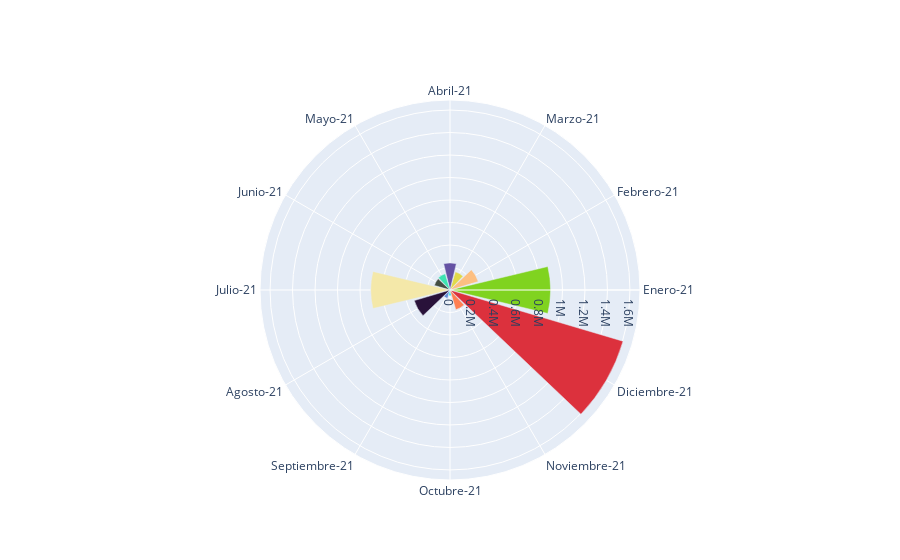
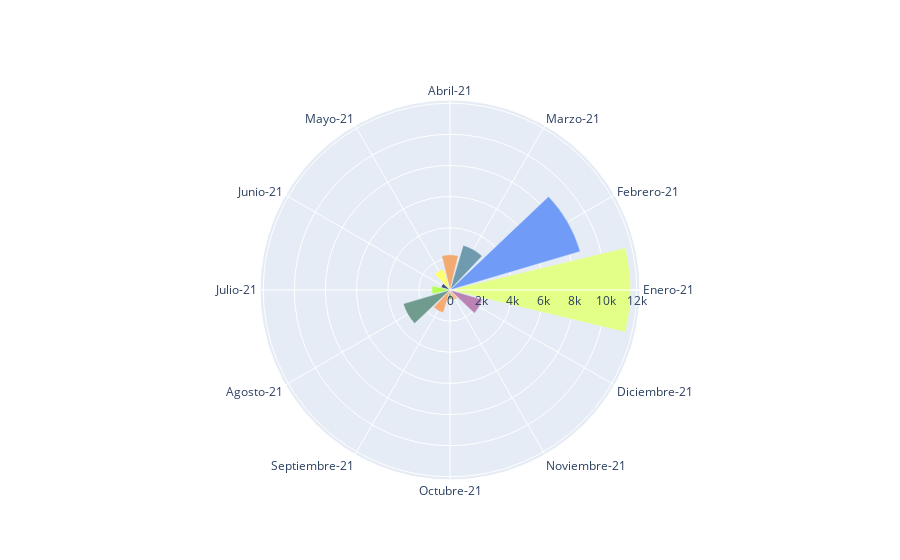

The notebook cell saved with these charts, in order:
### Code cell
Spain_covid=pd.read_csv("csv/España.csv",delimiter=";")
m = Spain_covid["month"].values.tolist()
c = Spain_covid["cases"].values.tolist()
d = Spain_covid["deaths"].values.tolist()
  
muertes = go.Figure()
casos= go.Figure()






muertes.add_trace(go.Barpolar(
    r=d,
    name='Muertes',theta = ['Enero-21','Febrero-21','Marzo-21','Abril-21','Mayo-21', 'Junio-21',
                          'Julio-21', 'Agosto-21', 'Septiembre-21', 'Octubre-21', 'Noviembre-21', 'Diciembre-21'],
    marker_color=["#E4FF87", '#709BF7', '#709BAF', '#F3AA70', '#FFFF70', '#3F4F70', '#B6FF54', '#709B8F', '#F8AA70', '#8FAA70', '#FDBA89', '#BB82B4']
    
))
  

casos.add_trace(go.Barpolar(
    r=c,
    name='Casos',theta = ['Enero-21','Febrero-21','Marzo-21','Abril-21','Mayo-21', 'Junio-21',
                          'Julio-21', 'Agosto-21', 'Septiembre-21', 'Octubre-21', 'Noviembre-21', 'Diciembre-21'],
    marker_color=['#80d320',' #Fdbf81', '#E1da49', '#6552a3',
                  '#3de4b1', '#444e42', '#f4e8a9', '#29123a',
                  '#628cd8', '#1ee8de', '#ff7f52', '#dc313d']
    
))
casos.show()
muertes.show()

### Figure 1 — Plotly figure (JSON) as saved in the notebook; plotly's stock layout.template omitted (floating-point values rounded to 4 significant figures)
{"data": [{"marker": {"color": ["#80d320", " #Fdbf81", "#E1da49", "#6552a3", "#3de4b1", "#444e42", "#f4e8a9", "#29123a", "#628cd8", "#1ee8de", "#ff7f52", "#dc313d"]}, "name": "Casos", "r": [894403, 262210, 168676, 240685, 150434, 144579, 704989, 331147, 78028, 50786, 182664, 1604885], "theta": ["Enero-21", "Febrero-21", "Marzo-21", "Abril-21", "Mayo-21", "Junio-21", "Julio-21", "Agosto-21", "Septiembre-21", "Octubre-21", "Noviembre-21", "Diciembre-21"], "type": "barpolar"}], "layout": {}}

### Figure 2 — Plotly figure (JSON) as saved in the notebook; plotly's stock layout.template omitted (floating-point values rounded to 4 significant figures)
{"data": [{"marker": {"color": ["#E4FF87", "#709BF7", "#709BAF", "#F3AA70", "#FFFF70", "#3F4F70", "#B6FF54", "#709B8F", "#F8AA70", "#8FAA70", "#FDBA89", "#BB82B4"]}, "name": "Muertes", "r": [11594, 8726, 3000, 2265, 1411, 593, 1163, 3130, 1529, 587, 690, 2162], "theta": ["Enero-21", "Febrero-21", "Marzo-21", "Abril-21", "Mayo-21", "Junio-21", "Julio-21", "Agosto-21", "Septiembre-21", "Octubre-21", "Noviembre-21", "Diciembre-21"], "type": "barpolar"}], "layout": {}}
